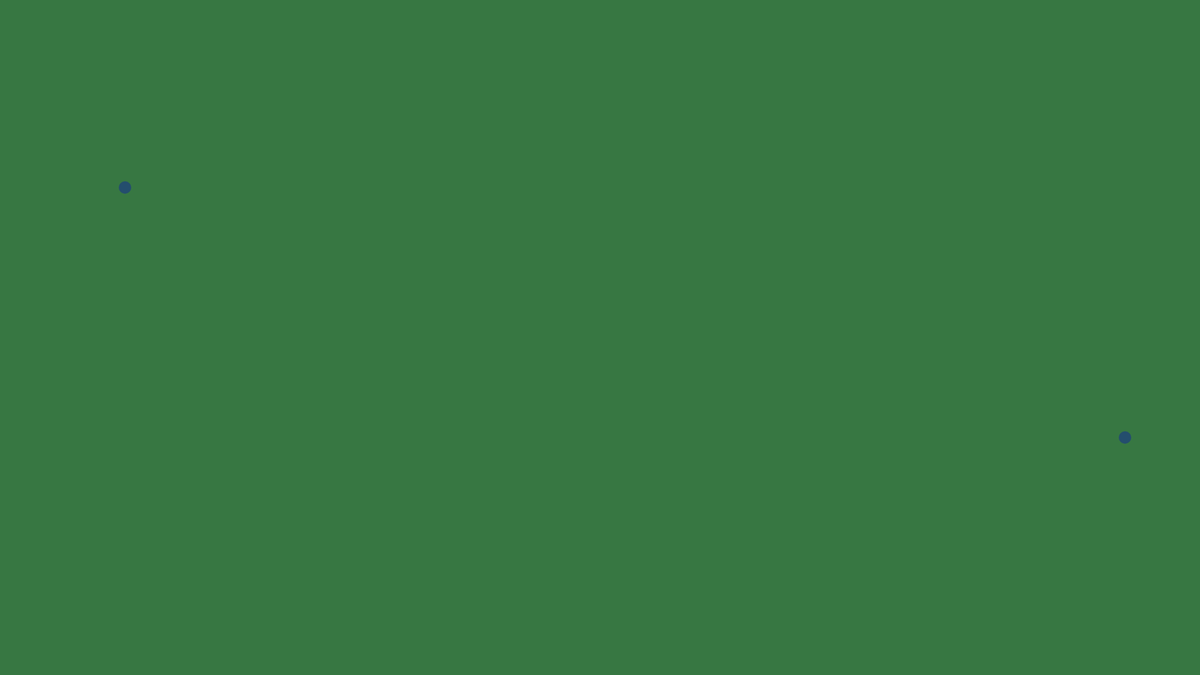
Frame 1 (no input)
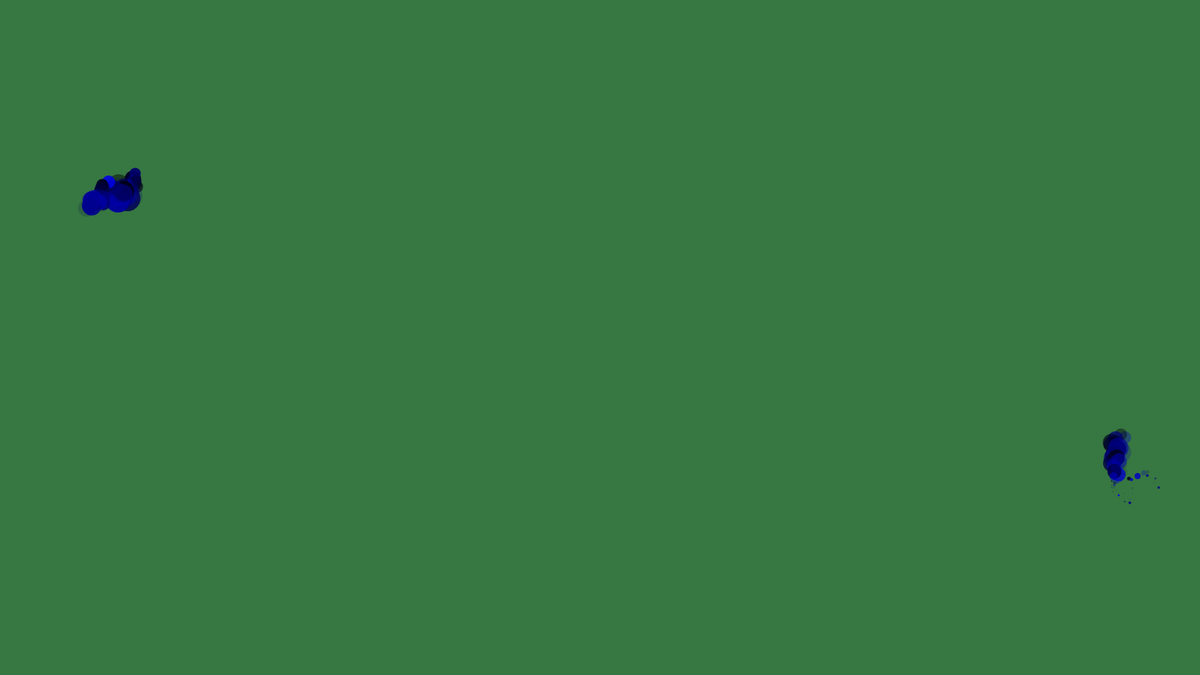
Frame 60 (no input)
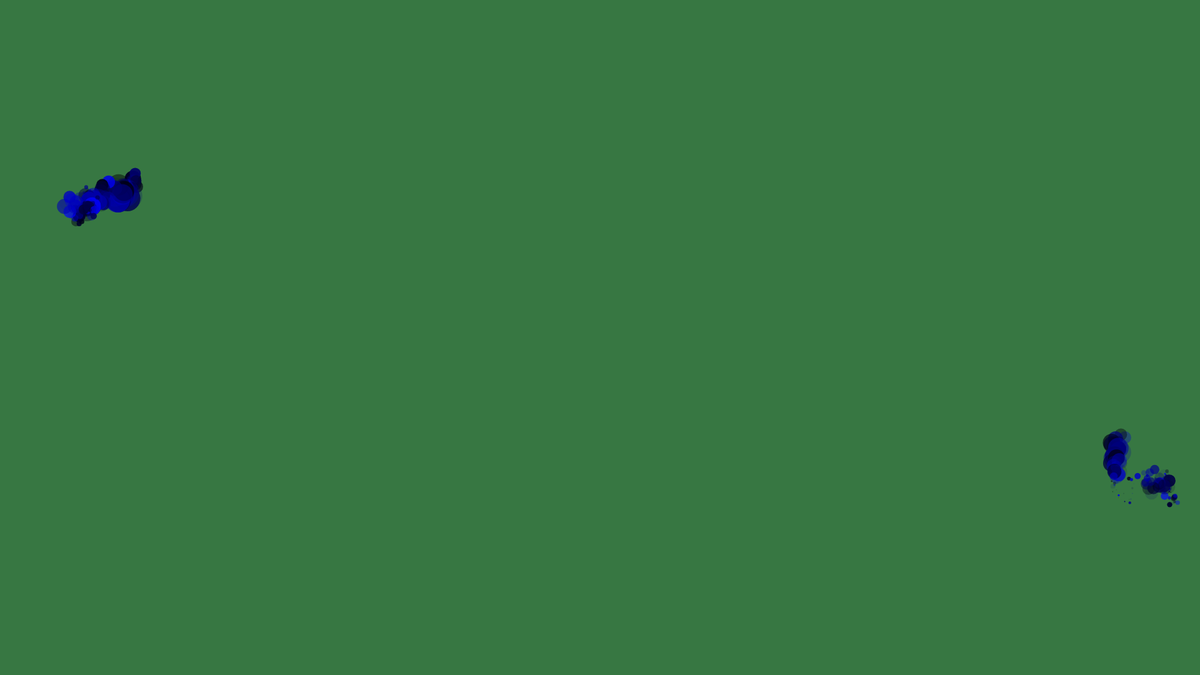
Frame 120 (the mouse pressed at the canvas centre since frame 60)

The p5.js sketch that drew these frames (run headless with seeded random() and noise() and a simulated clock; from frame 60 on, the mouse is pressed at the canvas centre):

// p5.js sketch
// ── sketch.js
//Circle One
var circleX = 200
var circleY = 300
var circleD = 20

//Circle Two
var circleX2 = 1800
var circleY2 = 700
var circleD2 = 20

//All Efect
function setup() {
  createCanvas (1920,1080)
  background (55, 119, 66)
}

function draw() {
  noStroke ()
  fill (random(), random(), random(255), random(255))
  
  //Circle One
  ellipse (circleX, circleY, circleD)
  
  circleX = circleX + random(-10,10)
  circleY = circleY + random(-10,10)
  circleD = circleD + random(-5,5)
  
  if (circleX>1920) {
    circleX = circleX - 10
  }
  
  if (circleY>1080) {
    circleY = circleY - 10
  }
  
  if (circleX<0) {
    circleX = circleX + 10
  }
  
  if (circleY<0) {
    circleY = circleY + 10
  }
  
  //circle TOWO
  ellipse (circleX2, circleY2, circleD2)
  
  circleX2 = circleX2 + random(-10,10)
  circleY2 = circleY2 + random(-10,10)
  circleD2 = circleD2 + random(-5,5)
  
  if (circleX2>1920) {
    circleX2 = circleX2 - 10
  }
  
  if (circleY2>1080) {
    circleY2 = circleY2 - 10
  }
  
  if (circleX2<0) {
    circleX = circleX2 + 10
  }
  
  if (circleY2<0) {
    circleY2 = circleY2 + 10
  }
}
